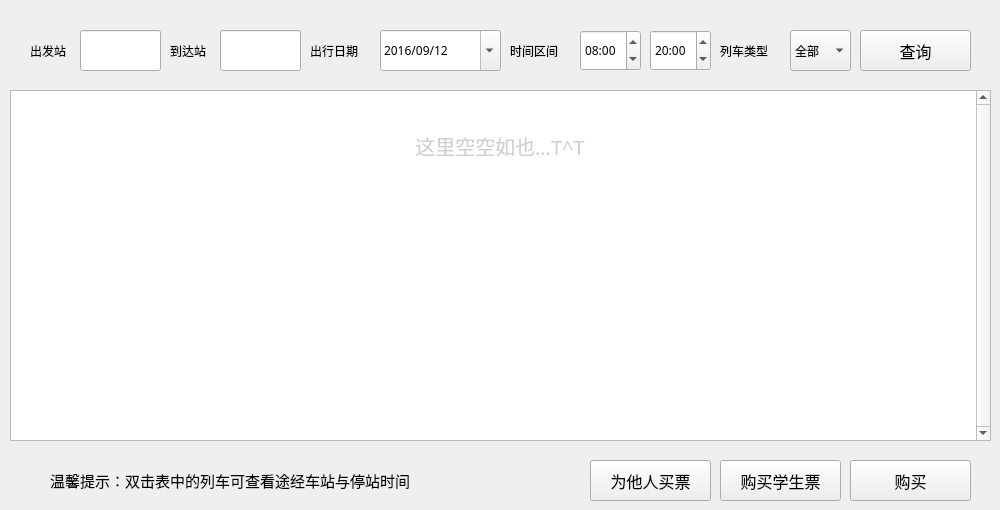
    <widget class="QWidget" name="tab">
     <attribute name="title">
      <string>预订车票</string>
     </attribute>
     <widget class="QLabel" name="label_21">
      <property name="geometry">
       <rect>
        <x>30</x>
        <y>40</y>
        <width>81</width>
        <height>21</height>
       </rect>
      </property>
      <property name="font">
       <font>
        <family>微软雅黑</family>
        <pointsize>9</pointsize>
       </font>
      </property>
      <property name="text">
       <string>出发站</string>
      </property>
     </widget>
     <widget class="QLabel" name="label_22">
      <property name="geometry">
       <rect>
        <x>170</x>
        <y>40</y>
        <width>81</width>
        <height>21</height>
       </rect>
      </property>
      <property name="font">
       <font>
        <family>微软雅黑</family>
        <pointsize>9</pointsize>
       </font>
      </property>
      <property name="text">
       <string>到达站</string>
      </property>
     </widget>
     <widget class="QLineEdit" name="lStart">
      <property name="geometry">
       <rect>
        <x>80</x>
        <y>30</y>
        <width>81</width>
        <height>41</height>
       </rect>
      </property>
      <property name="font">
       <font>
        <family>微软雅黑</family>
        <pointsize>9</pointsize>
       </font>
      </property>
      <property name="alignment">
       <set>Qt::AlignCenter</set>
      </property>
     </widget>
     <widget class="QLineEdit" name="lDes">
      <property name="geometry">
       <rect>
        <x>220</x>
        <y>30</y>
        <width>81</width>
        <height>41</height>
       </rect>
      </property>
      <property name="font">
       <font>
        <family>微软雅黑</family>
        <pointsize>9</pointsize>
       </font>
      </property>
      <property name="alignment">
       <set>Qt::AlignCenter</set>
      </property>
     </widget>
     <widget class="QLabel" name="label_23">
      <property name="geometry">
       <rect>
        <x>310</x>
        <y>40</y>
        <width>81</width>
        <height>21</height>
       </rect>
      </property>
      <property name="font">
       <font>
        <family>微软雅黑</family>
        <pointsize>9</pointsize>
       </font>
      </property>
      <property name="text">
       <string>出行日期</string>
      </property>
     </widget>
     <widget class="QDateEdit" name="dDate">
      <property name="geometry">
       <rect>
        <x>380</x>
        <y>30</y>
        <width>121</width>
        <height>41</height>
       </rect>
      </property>
      <property name="font">
       <font>
        <family>微软雅黑</family>
        <pointsize>9</pointsize>
       </font>
      </property>
      <property name="currentSection">
       <enum>QDateTimeEdit::YearSection</enum>
      </property>
      <property name="displayFormat">
       <string>yyyy/MM/dd</string>
      </property>
      <property name="calendarPopup">
       <bool>true</bool>
      </property>
      <property name="date">
       <date>
        <year>2016</year>
        <month>9</month>
        <day>12</day>
       </date>
      </property>
     </widget>
     <widget class="QPushButton" name="bSearch">
      <property name="geometry">
       <rect>
        <x>860</x>
        <y>30</y>
        <width>111</width>
        <height>41</height>
       </rect>
      </property>
      <property name="font">
       <font>
        <family>微软雅黑</family>
        <pointsize>12</pointsize>
       </font>
      </property>
      <property name="text">
       <string>查询</string>
      </property>
     </widget>
     <widget class="QTableWidget" name="trainTable">
      <property name="geometry">
       <rect>
        <x>10</x>
        <y>90</y>
        <width>981</width>
        <height>351</height>
       </rect>
      </property>
      <property name="font">
       <font>
        <family>微软雅黑</family>
        <pointsize>11</pointsize>
       </font>
      </property>
      <property name="frameShape">
       <enum>QFrame::StyledPanel</enum>
      </property>
      <property name="lineWidth">
       <number>0</number>
      </property>
      <property name="verticalScrollBarPolicy">
       <enum>Qt::ScrollBarAlwaysOn</enum>
      </property>
      <property name="editTriggers">
       <set>QAbstractItemView::NoEditTriggers</set>
      </property>
      <property name="alternatingRowColors">
       <bool>true</bool>
      </property>
      <property name="selectionMode">
       <enum>QAbstractItemView::SingleSelection</enum>
      </property>
      <property name="selectionBehavior">
       <enum>QAbstractItemView::SelectRows</enum>
      </property>
      <property name="showGrid">
       <bool>false</bool>
      </property>
      <attribute name="horizontalHeaderStretchLastSection">
       <bool>true</bool>
      </attribute>
     </widget>
     <widget class="QPushButton" name="bBuy">
      <property name="geometry">
       <rect>
        <x>850</x>
        <y>460</y>
        <width>121</width>
        <height>41</height>
       </rect>
      </property>
      <property name="font">
       <font>
        <family>微软雅黑</family>
        <pointsize>12</pointsize>
       </font>
      </property>
      <property name="text">
       <string>购买</string>
      </property>
     </widget>
     <widget class="QTimeEdit" name="time1">
      <property name="geometry">
       <rect>
        <x>580</x>
        <y>30</y>
        <width>61</width>
        <height>41</height>
       </rect>
      </property>
      <property name="font">
       <font>
        <family>微软雅黑</family>
        <pointsize>9</pointsize>
       </font>
      </property>
      <property name="displayFormat">
       <string>HH:mm</string>
      </property>
      <property name="time">
       <time>
        <hour>8</hour>
        <minute>0</minute>
        <second>0</second>
       </time>
      </property>
     </widget>
     <widget class="QTimeEdit" name="time2">
      <property name="geometry">
       <rect>
        <x>650</x>
        <y>30</y>
        <width>61</width>
        <height>41</height>
       </rect>
      </property>
      <property name="font">
       <font>
        <family>微软雅黑</family>
        <pointsize>9</pointsize>
       </font>
      </property>
      <property name="displayFormat">
       <string>HH:mm</string>
      </property>
      <property name="time">
       <time>
        <hour>20</hour>
        <minute>0</minute>
        <second>0</second>
       </time>
      </property>
     </widget>
     <widget class="QLabel" name="label_24">
      <property name="geometry">
       <rect>
        <x>510</x>
        <y>40</y>
        <width>81</width>
        <height>21</height>
       </rect>
      </property>
      <property name="font">
       <font>
        <family>微软雅黑</family>
        <pointsize>9</pointsize>
       </font>
      </property>
      <property name="text">
       <string>时间区间</string>
      </property>
     </widget>
     <widget class="QPushButton" name="bBuyStudent">
      <property name="geometry">
       <rect>
        <x>720</x>
        <y>460</y>
        <width>121</width>
        <height>41</height>
       </rect>
      </property>
      <property name="font">
       <font>
        <family>微软雅黑</family>
        <pointsize>12</pointsize>
       </font>
      </property>
      <property name="text">
       <string>购买学生票</string>
      </property>
     </widget>
     <widget class="QLabel" name="label_25">
      <property name="geometry">
       <rect>
        <x>50</x>
        <y>470</y>
        <width>471</width>
        <height>21</height>
       </rect>
      </property>
      <property name="font">
       <font>
        <family>微软雅黑</family>
        <pointsize>11</pointsize>
       </font>
      </property>
      <property name="text">
       <string>温馨提示：双击表中的列车可查看途经车站与停站时间</string>
      </property>
     </widget>
     <widget class="QLabel" name="label_26">
      <property name="geometry">
       <rect>
        <x>720</x>
        <y>40</y>
        <width>81</width>
        <height>21</height>
       </rect>
      </property>
      <property name="font">
       <font>
        <family>微软雅黑</family>
        <pointsize>9</pointsize>
       </font>
      </property>
      <property name="text">
       <string>列车类型</string>
      </property>
     </widget>
     <widget class="QComboBox" name="cType">
      <property name="geometry">
       <rect>
        <x>790</x>
        <y>30</y>
        <width>61</width>
        <height>41</height>
       </rect>
      </property>
      <property name="font">
       <font>
        <family>微软雅黑</family>
       </font>
      </property>
      <item>
       <property name="text">
        <string>全部</string>
       </property>
      </item>
      <item>
       <property name="text">
        <string>G</string>
       </property>
      </item>
      <item>
       <property name="text">
        <string>D</string>
       </property>
      </item>
      <item>
       <property name="text">
        <string>T</string>
       </property>
      </item>
      <item>
       <property name="text">
        <string>K</string>
       </property>
      </item>
     </widget>
     <widget class="QPushButton" name="bBuyOther">
      <property name="geometry">
       <rect>
        <x>590</x>
        <y>460</y>
        <width>121</width>
        <height>41</height>
       </rect>
      </property>
      <property name="font">
       <font>
        <family>微软雅黑</family>
        <pointsize>12</pointsize>
       </font>
      </property>
      <property name="text">
       <string>为他人买票</string>
      </property>
     </widget>
     <widget class="QLabel" name="lEmpty">
      <property name="geometry">
       <rect>
        <x>350</x>
        <y>100</y>
        <width>300</width>
        <height>91</height>
       </rect>
      </property>
      <property name="font">
       <font>
        <family>微软雅黑</family>
        <pointsize>15</pointsize>
        <italic>false</italic>
       </font>
      </property>
      <property name="styleSheet">
       <string notr="true">QLabel {
	color: rgb(207, 207, 207)
}</string>
      </property>
      <property name="text">
       <string>这里空空如也…T^T</string>
      </property>
      <property name="alignment">
       <set>Qt::AlignCenter</set>
      </property>
     </widget>
    </widget>
